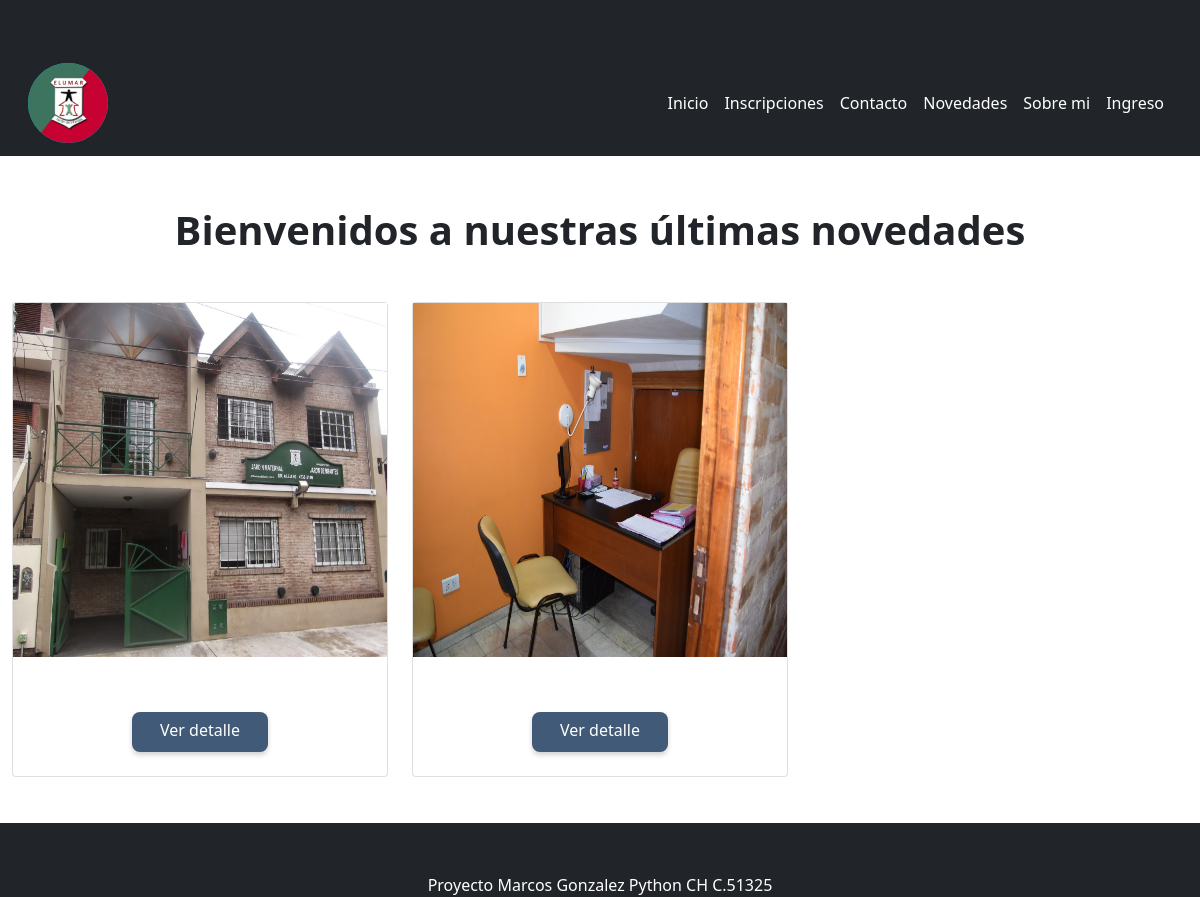
The page /app_blog/blogs/ on the database as committed earlier.
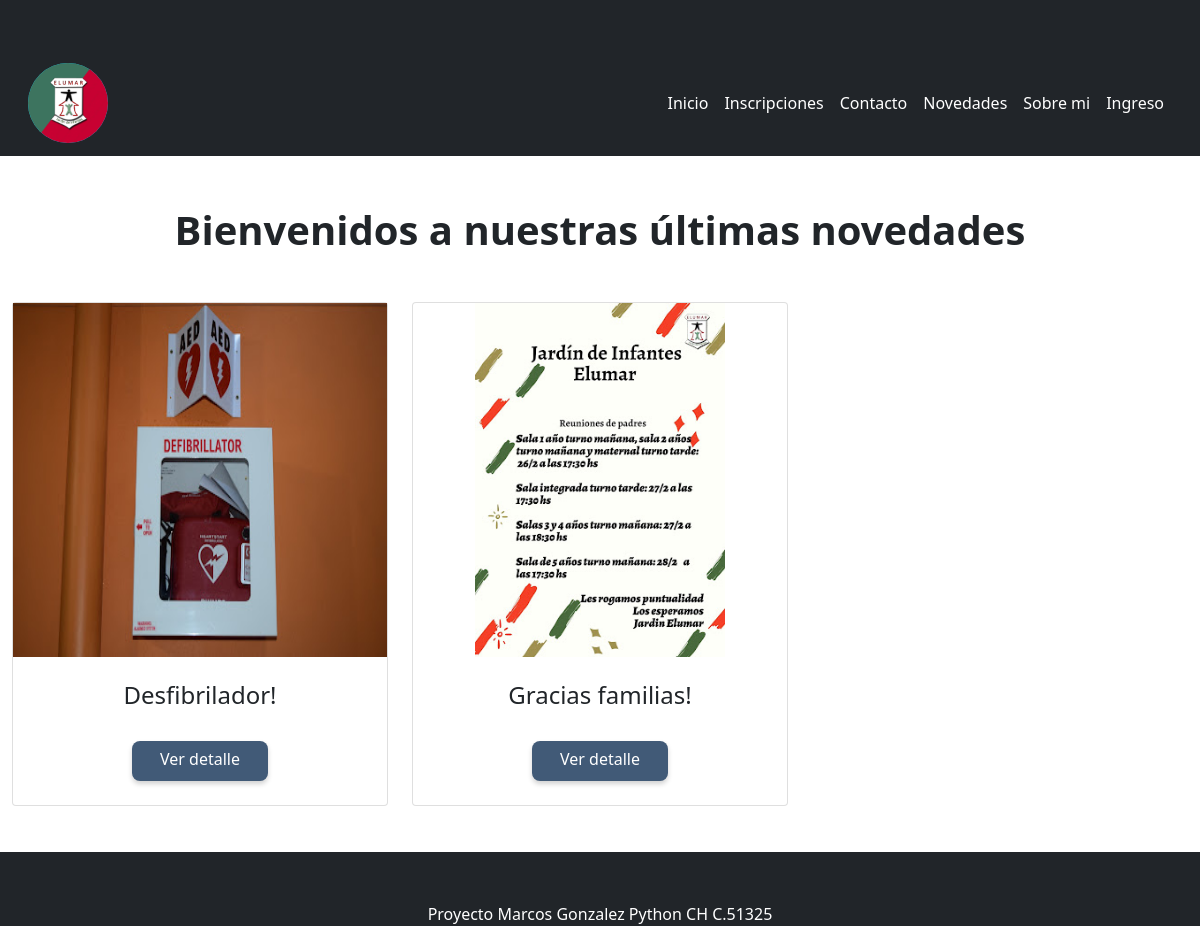
The same page on the database as committed later.
### app_blog/models.py (models this page shows, shortened)
class PostBlog(models.Model):
    imagen = models.ImageField(null=True, blank=True,upload_to='imagenes/')
    titulo = models.TextField(max_length=200)
    texto = models.TextField(max_length=200)
    usuario = models.ForeignKey(User, related_name='postBlog', on_delete=models.CASCADE, null=True)
    fechaPost = models.DateTimeField(auto_now_add=True)

### app_blog/views.py (the view)
# urls.py: path('blogs/', vista_post, name="blog"),
def vista_post(request):
    posts = PostBlog.objects.all().order_by('-fechaPost')
    return render(request, 'inicioBlog.html', {'posts': posts, "avatar": obtenerAvatars(request)})

### app_blog/templates/inicioBlog.html (shortened to what this page needs)
{% extends "padre.html" %}
{% load static %}
{% block header %}
<link href="{% static 'css/curso.css' %}" rel="stylesheet" />
<link href="{% static 'css/blogs.css' %}" rel="stylesheet" />
{% endblock %}
{% block contenidoQueCambia %}
<main class="my-5">
  <div class="container">
    <section class="text-center">
      <h1 class="mb-5"><strong>Bienvenidos a nuestras últimas novedades</strong></h1>
      <div class="row">
      {% if posts%}
          {% for post in posts %}
          <div class="col-lg-4 col-md-12 mb-4">
            <div class="card">
              <div class="bg-image hover-overlay ripple" data-mdb-ripple-color="light">
                <img src="{{ post.imagen.url }}" class="img-fluid img-blog" />
              </div>
              <div class="card-body">
                <h4 class="card-title">{{ post.titulo }}</h4>
                <a href="{% url 'detalleBlog' post.id %}" class="btn_blog btn btn-primary">Ver detalle</a>
              </div>
            </div>
          </div>
          {% endfor %}
      {% else %}
        <h4 class="mb-5"><strong>No hay post aun.</strong></h4>
      {% endif %}
      </div>
    </section>
  </div>
</main>
{% endblock %}

### app_proyecto_final/templates/padre.html (shortened to what this page needs)
<!DOCTYPE html>
<html lang="en">
<head>
    {% load static %}
    <link rel="stylesheet" href="https://cdn.jsdelivr.net/npm/bootstrap@4.0.0/dist/css/bootstrap.min.css"
>
    <link href="https://cdn.jsdelivr.net/npm/bootstrap@5.0.2/dist/css/bootstrap.min.css" rel="stylesheet"
>
    <link href="https://getbootstrap.com/docs/5.2/assets/css/docs.css" rel="stylesheet">
    <link href="https://cdn.jsdelivr.net/npm/bootstrap@5.0.2/dist/css/bootstrap.min.css" rel="stylesheet"
>
    <link rel="stylesheet" href="https://cdn.jsdelivr.net/npm/bootstrap-icons@1.10.4/font/bootstrap-icons.css">
    <link href="{% static 'css/styles.css' %}" rel="stylesheet" />
</head>
<body>
    <nav class="navbar navbar-expand-lg navbar-dark bg-dark">
        <div class="container">
            <ul class="navbar-nav ms-auto mb-2 mb-lg-0">
                <li class="nav-item"><a class="navbar-brand" href="{% url 'inicioApp' %}"><img
                            class="bg-info rounded-circle" style="width:80px;height:80px;"
                            src="{% static 'assets/elumar.jpg' %}" alt="logo_elumar"></a></li>
            </ul>
            <div class="collapse navbar-collapse" id="navbarSupportedContent">
                <ul class="navbar-nav ms-auto mb-2 mb-lg-0">
                    <li class="nav-item"><a class="nav-link active" aria-current="page"
                            href="{% url 'inicioApp' %}">Inicio</a></li>
                    <li class="nav-item"><a class="nav-link active" aria-current="page"
                            href="{% url 'inscripciones' %}">Inscripciones</a></li>
                    <li class="nav-item"><a class="nav-link active" aria-current="page"
                            href="{% url 'contacto' %}">Contacto</a></li>
                    <li class="nav-item"><a class="nav-link active" aria-current="page"
                            href="{% url 'blog' %}">Novedades</a></li>
                    <li class="nav-item"><a class="nav-link active" aria-current="page" href="{% url 'about' %}">Sobre
                            mi</a></li>
                    <li class="nav">
                        <div class="btn-group">
                            {% if user.is_authenticated %}
                            <a class="nav-link active">Bienvenido: {{ user.username }}</a>
                            <img src="{{ avatar }}" alt="Avatar" style="width:40px;height:40px;"
                                class="bg-info rounded-circle" />
                            <button type="button" class="btn btn-secondary dropdown-toggle dropdown-toggle-split"
                                data-toggle="dropdown" aria-haspopup="true" aria-expanded="false">
                                <span class="sr-only">Toggle Dropdown</span>
                            </button>
                            {% if user.is_superuser %}
                            <div class="dropdown-menu">
                                <a class="dropdown-item" href="{% url 'listaSalas' %}">Salas</a>
                                <a class="dropdown-item" href="{% url 'listaAlumnos' %}">Alumnos</a>
                                <a class="dropdown-item" href="{% url 'listaDocentes' %}">Docentes</a>
                                <a class="dropdown-item" href="{% url 'listaUsuarios' %}">Usuarios</a>
                                <a class="dropdown-item" href="{% url 'nuevoPost' %}">Blog</a>
                                <div class="dropdown-divider"></div>
                                <a class="dropdown-item" href="{% url 'crearUser' %}">Crear Usuario</a>
                                <a class="dropdown-item" href="{% url 'editarPerfil' %}">Perfil</a>
                                <a class="dropdown-item" href="{% url 'logout' %}">Cerrar sesión</a>
                            </div>
                            {% else %}
                            <div class="dropdown-menu">
                                <a class="dropdown-item" href="{% url 'editarPerfil' %}">Perfil</a>
                                <a class="dropdown-item" href="{% url 'logout' %}">Cerrar sesión</a>
                            </div>
                            {% endif %}
                            {% else %}
                            <a class="nav-link active" href="{% url 'login' %}">Ingreso</a>
                            {% endif %}
                        </div>
                    </li>
                </ul>
            </div>
        </div>
    </nav>
    {% block header %}
    {% endblock %}
    {% block contenidoQueCambia %}
    {% endblock %}
    <footer class="py-0 bg-dark footer navbar-fixed-bottom">
        <div class="container">
            <p class="m-0 text-center text-white">Proyecto Marcos Gonzalez Python CH C.51325</p>
        </div>
    </footer>
</body>
</html>

### app_proyecto_final/static/css/curso.css (style rules this page uses)
.img-fluid { max-width: 100%; height: auto; }

### app_proyecto_final/static/css/blogs.css (style rules this page uses)
.img-blog { max-width: 100%; height: 354px; }
.btn_blog { border: none; width: 40%; height: 40px; margin-top: 15px; border-radius: 8px; background: #415a77; color: #fff; box-shadow: 0 3px 5px rgba(0, 0, 0, 0.18); }

Rows that differ between the two databases and show on the page:
removed PostBlog: imagen (picture)
removed PostBlog: imagen (picture)
added PostBlog: imagen (picture), titulo "Desfibrilador!"
added PostBlog: imagen (picture), titulo "Gracias familias!"
